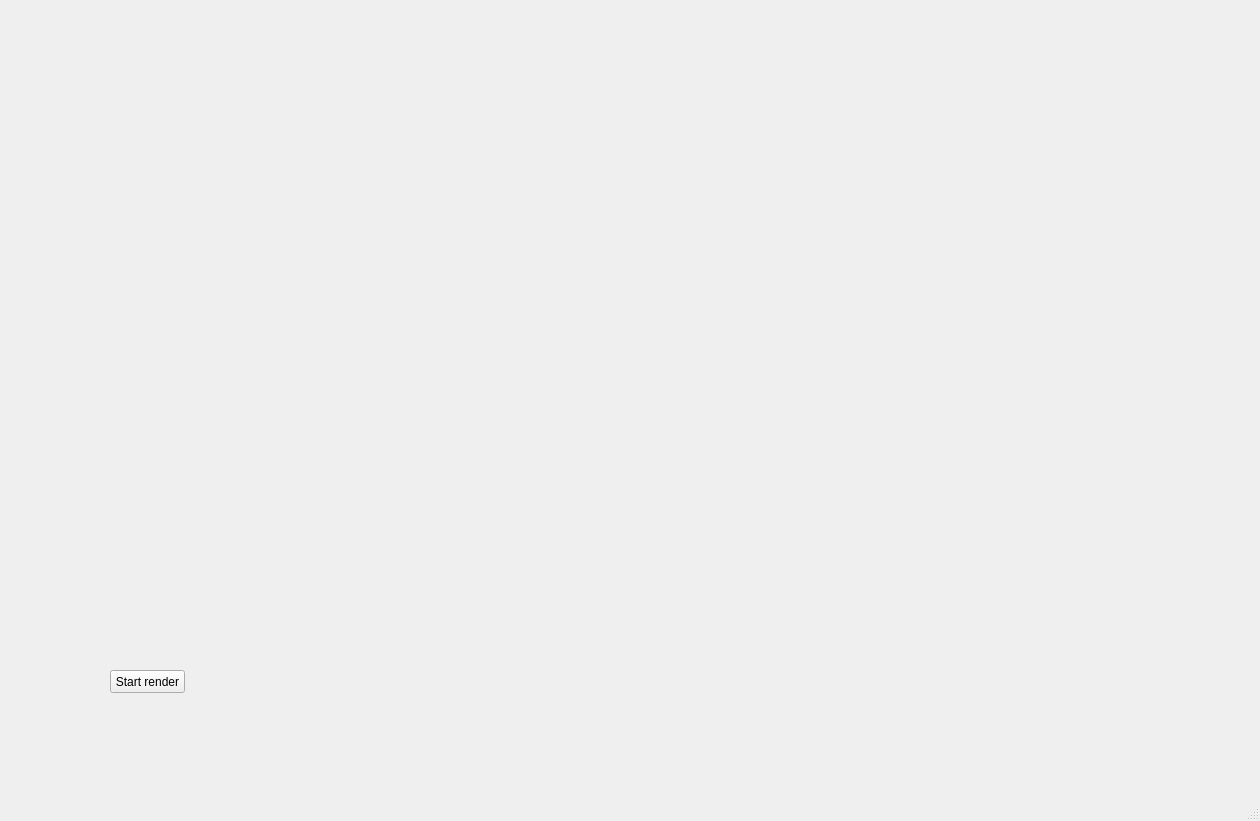
<?xml version="1.0" encoding="UTF-8"?>
<ui version="4.0">
 <class>MainWindow</class>
 <widget class="QMainWindow" name="MainWindow">
  <property name="geometry">
   <rect>
    <x>0</x>
    <y>0</y>
    <width>1260</width>
    <height>821</height>
   </rect>
  </property>
  <property name="windowTitle">
   <string>MainWindow</string>
  </property>
  <widget class="QWidget" name="centralwidget">
   <widget class="QWidget" name="verticalLayoutWidget">
    <property name="geometry">
     <rect>
      <x>110</x>
      <y>30</y>
      <width>741</width>
      <height>591</height>
     </rect>
    </property>
    <layout class="QVBoxLayout" name="verticalLayout">
     <property name="leftMargin">
      <number>9</number>
     </property>
    </layout>
   </widget>
   <widget class="QPushButton" name="startrender">
    <property name="geometry">
     <rect>
      <x>110</x>
      <y>670</y>
      <width>75</width>
      <height>23</height>
     </rect>
    </property>
    <property name="text">
     <string>Start render</string>
    </property>
   </widget>
  </widget>
  <widget class="QMenuBar" name="menubar">
   <property name="geometry">
    <rect>
     <x>0</x>
     <y>0</y>
     <width>1260</width>
     <height>21</height>
    </rect>
   </property>
  </widget>
  <widget class="QStatusBar" name="statusbar"/>
 </widget>
 <resources/>
 <connections/>
</ui>
